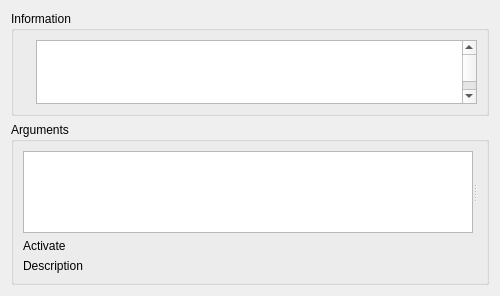
<?xml version="1.0" encoding="UTF-8"?>
<ui version="4.0">
 <class>moduleGeneratorWidget</class>
 <widget class="QWidget" name="moduleGeneratorWidget">
  <property name="geometry">
   <rect>
    <x>0</x>
    <y>0</y>
    <width>500</width>
    <height>296</height>
   </rect>
  </property>
  <property name="windowTitle">
   <string>Module</string>
  </property>
  <layout class="QVBoxLayout" name="verticalLayout_3">
   <item>
    <widget class="QGroupBox" name="infoContainer">
     <property name="title">
      <string>Information</string>
     </property>
     <layout class="QVBoxLayout" name="verticalLayout_2">
      <item>
       <layout class="QGridLayout" name="gridLayout">
        <item row="0" column="0">
         <widget class="QLabel" name="modulepix">
          <property name="enabled">
           <bool>true</bool>
          </property>
          <property name="maximumSize">
           <size>
            <width>64</width>
            <height>64</height>
           </size>
          </property>
          <property name="text">
           <string/>
          </property>
          <property name="pixmap">
           <pixmap resource="gui.qrc">:/module2.png</pixmap>
          </property>
         </widget>
        </item>
        <item row="0" column="1">
         <widget class="QTextEdit" name="textEdit">
          <property name="sizePolicy">
           <sizepolicy hsizetype="Expanding" vsizetype="MinimumExpanding">
            <horstretch>0</horstretch>
            <verstretch>1</verstretch>
           </sizepolicy>
          </property>
          <property name="minimumSize">
           <size>
            <width>0</width>
            <height>64</height>
           </size>
          </property>
          <property name="maximumSize">
           <size>
            <width>16777215</width>
            <height>96</height>
           </size>
          </property>
          <property name="readOnly">
           <bool>true</bool>
          </property>
          <property name="html">
           <string notr="true">&lt;!DOCTYPE HTML PUBLIC &quot;-//W3C//DTD HTML 4.0//EN&quot; &quot;http://www.w3.org/TR/REC-html40/strict.dtd&quot;&gt;
&lt;html&gt;&lt;head&gt;&lt;meta name=&quot;qrichtext&quot; content=&quot;1&quot; /&gt;&lt;style type=&quot;text/css&quot;&gt;
p, li { white-space: pre-wrap; }
&lt;/style&gt;&lt;/head&gt;&lt;body style=&quot; font-family:'Ubuntu'; font-size:11pt; font-weight:400; font-style:normal;&quot;&gt;
&lt;table border=&quot;0&quot; style=&quot;-qt-table-type: root; margin-top:4px; margin-bottom:4px; margin-left:4px; margin-right:4px;&quot;&gt;
&lt;tr&gt;
&lt;td style=&quot;border: none;&quot;&gt;
&lt;p style=&quot;-qt-paragraph-type:empty; margin-top:0px; margin-bottom:0px; margin-left:0px; margin-right:0px; -qt-block-indent:0; text-indent:0px;&quot;&gt;&lt;/p&gt;
&lt;p style=&quot;-qt-paragraph-type:empty; margin-top:0px; margin-bottom:0px; margin-left:0px; margin-right:0px; -qt-block-indent:0; text-indent:0px;&quot;&gt;&lt;/p&gt;
&lt;p style=&quot;-qt-paragraph-type:empty; margin-top:0px; margin-bottom:0px; margin-left:0px; margin-right:0px; -qt-block-indent:0; text-indent:0px; font-family:'Sans'; font-size:10pt;&quot;&gt;&lt;/p&gt;
&lt;p style=&quot;-qt-paragraph-type:empty; margin-top:0px; margin-bottom:0px; margin-left:0px; margin-right:0px; -qt-block-indent:0; text-indent:0px; font-family:'Sans'; font-size:10pt;&quot;&gt;&lt;/p&gt;
&lt;p style=&quot;-qt-paragraph-type:empty; margin-top:0px; margin-bottom:0px; margin-left:0px; margin-right:0px; -qt-block-indent:0; text-indent:0px; font-family:'Sans'; font-size:10pt;&quot;&gt;&lt;/p&gt;
&lt;p style=&quot;-qt-paragraph-type:empty; margin-top:0px; margin-bottom:0px; margin-left:0px; margin-right:0px; -qt-block-indent:0; text-indent:0px; font-family:'Sans Serif'; font-size:9pt;&quot;&gt;&lt;/p&gt;
&lt;p style=&quot;-qt-paragraph-type:empty; margin-top:0px; margin-bottom:0px; margin-left:0px; margin-right:0px; -qt-block-indent:0; text-indent:0px; font-family:'Sans Serif'; font-size:9pt;&quot;&gt;&lt;/p&gt;
&lt;p style=&quot;-qt-paragraph-type:empty; margin-top:0px; margin-bottom:0px; margin-left:0px; margin-right:0px; -qt-block-indent:0; text-indent:0px; font-family:'Sans Serif'; font-size:9pt;&quot;&gt;&lt;/p&gt;
&lt;p style=&quot;-qt-paragraph-type:empty; margin-top:0px; margin-bottom:0px; margin-left:0px; margin-right:0px; -qt-block-indent:0; text-indent:0px; font-family:'Sans Serif'; font-size:9pt;&quot;&gt;&lt;/p&gt;
&lt;p style=&quot;-qt-paragraph-type:empty; margin-top:0px; margin-bottom:0px; margin-left:0px; margin-right:0px; -qt-block-indent:0; text-indent:0px; font-family:'Sans Serif'; font-size:9pt;&quot;&gt;&lt;/p&gt;&lt;/td&gt;&lt;/tr&gt;&lt;/table&gt;&lt;/body&gt;&lt;/html&gt;</string>
          </property>
         </widget>
        </item>
       </layout>
      </item>
     </layout>
    </widget>
   </item>
   <item>
    <widget class="QGroupBox" name="argumentsContainer">
     <property name="title">
      <string>Arguments</string>
     </property>
     <layout class="QVBoxLayout" name="verticalLayout">
      <item>
       <widget class="QSplitter" name="argsLayout">
        <property name="orientation">
         <enum>Qt::Horizontal</enum>
        </property>
        <widget class="QListWidget" name="listargs"/>
        <widget class="QStackedWidget" name="stackedargs"/>
       </widget>
      </item>
      <item>
       <widget class="QLabel" name="labActivate">
        <property name="text">
         <string>Activate</string>
        </property>
       </widget>
      </item>
      <item>
       <widget class="QLabel" name="labDescription">
        <property name="text">
         <string>Description</string>
        </property>
       </widget>
      </item>
      <item>
       <spacer name="verticalSpacer">
        <property name="orientation">
         <enum>Qt::Vertical</enum>
        </property>
        <property name="sizeHint" stdset="0">
         <size>
          <width>20</width>
          <height>40</height>
         </size>
        </property>
       </spacer>
      </item>
     </layout>
    </widget>
   </item>
  </layout>
 </widget>
 <resources>
  <include location="gui.qrc"/>
  <include location="../../../../gui.qrc"/>
 </resources>
 <connections/>
</ui>
